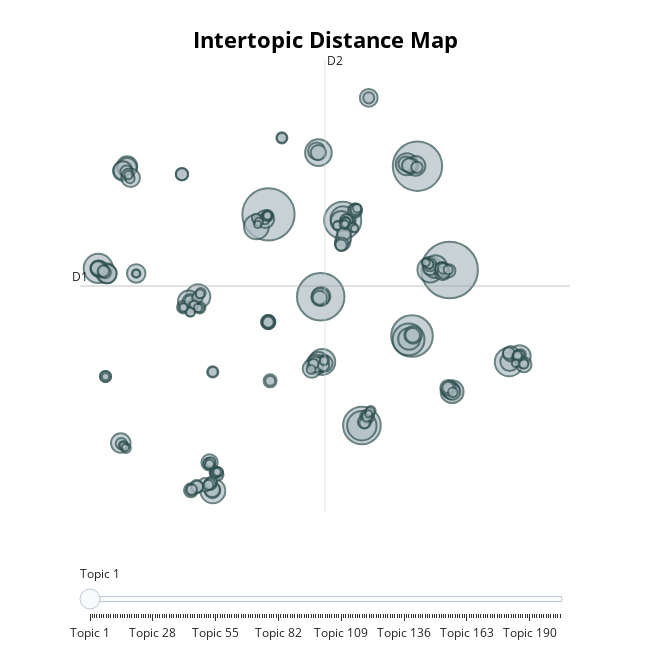

Write notebook code for a chart like this one.
### Code cell
topic_model.visualize_topics()

### Figure 1 — Plotly figure (JSON) as saved in the notebook; plotly's stock layout.template omitted (floating-point values rounded to 4 significant figures; data arrays with more than 128 entries replaced by an {"elided": "..."} marker saying what was removed)
{"data": [{"customdata": {"elided": "203x3 mixed values"}, "hovertemplate": "<b>Topic %{customdata[0]}</b><br>Words: %{customdata[1]}<br>Size: %{customdata[2]}", "legendgroup": "", "marker": {"color": "#B0BEC5", "line": {"color": "DarkSlateGrey", "width": 2}, "size": {"elided": "203 int values"}, "sizemode": "area", "sizeref": 0.3894, "symbol": "circle"}, "mode": "markers", "name": "", "orientation": "v", "showlegend": false, "type": "scatter", "x": {"elided": "203 float values"}, "xaxis": "x", "y": {"elided": "203 float values"}, "yaxis": "y"}], "layout": {"annotations": [{"showarrow": false, "text": "D1", "x": -8.795, "y": 4.148, "yshift": 10}, {"showarrow": false, "text": "D2", "x": 6.953, "xshift": 10, "y": 18.78}], "height": 650, "hoverlabel": {"bgcolor": "white", "font": {"family": "Rockwell", "size": 16}}, "legend": {"itemsizing": "constant", "tracegroupgap": 0}, "margin": {"t": 60}, "shapes": [{"line": {"color": "#CFD8DC", "width": 2}, "type": "line", "x0": 6.953, "x1": 6.953, "y0": -10.48, "y1": 18.78}, {"line": {"color": "#9E9E9E", "width": 2}, "type": "line", "x0": -8.795, "x1": 22.7, "y0": 4.148, "y1": 4.148}], "sliders": [{"active": 0, "pad": {"t": 50}, "steps": [{"args": [{"marker.color": {"elided": "1x203 str values"}}], "label": "Topic 1", "method": "update"}, {"args": [{"marker.color": {"elided": "1x203 str values"}}], "label": "Topic 2", "method": "update"}, {"args": [{"marker.color": {"elided": "1x203 str values"}}], "label": "Topic 3", "method": "update"}, {"args": [{"marker.color": {"elided": "1x203 str values"}}], "label": "Topic 4", "method": "update"}, {"args": [{"marker.color": {"elided": "1x203 str values"}}], "label": "Topic 5", "method": "update"}, {"args": [{"marker.color": {"elided": "1x203 str values"}}], "label": "Topic 6", "method": "update"}, {"args": [{"marker.color": {"elided": "1x203 str values"}}], "label": "Topic 7", "method": "update"}, {"args": [{"marker.color": {"elided": "1x203 str values"}}], "label": "Topic 8", "method": "update"}, {"args": [{"marker.color": {"elided": "1x203 str values"}}], "label": "Topic 9", "method": "update"}, {"args": [{"marker.color": {"elided": "1x203 str values"}}], "label": "Topic 10", "method": "update"}, {"args": [{"marker.color": {"elided": "1x203 str values"}}], "label": "Topic 11", "method": "update"}, {"args": [{"marker.color": {"elided": "1x203 str values"}}], "label": "Topic 12", "method": "update"}, {"args": [{"marker.color": {"elided": "1x203 str values"}}], "label": "Topic 13", "method": "update"}, {"args": [{"marker.color": {"elided": "1x203 str values"}}], "label": "Topic 14", "method": "update"}, {"args": [{"marker.color": {"elided": "1x203 str values"}}], "label": "Topic 15", "method": "update"}, {"args": [{"marker.color": {"elided": "1x203 str values"}}], "label": "Topic 16", "method": "update"}, {"args": [{"marker.color": {"elided": "1x203 str values"}}], "label": "Topic 17", "method": "update"}, {"args": [{"marker.color": {"elided": "1x203 str values"}}], "label": "Topic 18", "method": "update"}, {"args": [{"marker.color": {"elided": "1x203 str values"}}], "label": "Topic 19", "method": "update"}, {"args": [{"marker.color": {"elided": "1x203 str values"}}], "label": "Topic 20", "method": "update"}, {"args": [{"marker.color": {"elided": "1x203 str values"}}], "label": "Topic 21", "method": "update"}, {"args": [{"marker.color": {"elided": "1x203 str values"}}], "label": "Topic 22", "method": "update"}, {"args": [{"marker.color": {"elided": "1x203 str values"}}], "label": "Topic 23", "method": "update"}, {"args": [{"marker.color": {"elided": "1x203 str values"}}], "label": "Topic 24", "method": "update"}, {"args": [{"marker.color": {"elided": "1x203 str values"}}], "label": "Topic 25", "method": "update"}, {"args": [{"marker.color": {"elided": "1x203 str values"}}], "label": "Topic 26", "method": "update"}, {"args": [{"marker.color": {"elided": "1x203 str values"}}], "label": "Topic 27", "method": "update"}, {"args": [{"marker.color": {"elided": "1x203 str values"}}], "label": "Topic 28", "method": "update"}, {"args": [{"marker.color": {"elided": "1x203 str values"}}], "label": "Topic 29", "method": "update"}, {"args": [{"marker.color": {"elided": "1x203 str values"}}], "label": "Topic 30", "method": "update"}, {"args": [{"marker.color": {"elided": "1x203 str values"}}], "label": "Topic 31", "method": "update"}, {"args": [{"marker.color": {"elided": "1x203 str values"}}], "label": "Topic 32", "method": "update"}, {"args": [{"marker.color": {"elided": "1x203 str values"}}], "label": "Topic 33", "method": "update"}, {"args": [{"marker.color": {"elided": "1x203 str values"}}], "label": "Topic 34", "method": "update"}, {"args": [{"marker.color": {"elided": "1x203 str values"}}], "label": "Topic 35", "method": "update"}, {"args": [{"marker.color": {"elided": "1x203 str values"}}], "label": "Topic 36", "method": "update"}, {"args": [{"marker.color": {"elided": "1x203 str values"}}], "label": "Topic 37", "method": "update"}, {"args": [{"marker.color": {"elided": "1x203 str values"}}], "label": "Topic 38", "method": "update"}, {"args": [{"marker.color": {"elided": "1x203 str values"}}], "label": "Topic 39", "method": "update"}, {"args": [{"marker.color": {"elided": "1x203 str values"}}], "label": "Topic 40", "method": "update"}, {"args": [{"marker.color": {"elided": "1x203 str values"}}], "label": "Topic 41", "method": "update"}, {"args": [{"marker.color": {"elided": "1x203 str values"}}], "label": "Topic 42", "method": "update"}, {"args": [{"marker.color": {"elided": "1x203 str values"}}], "label": "Topic 43", "method": "update"}, {"args": [{"marker.color": {"elided": "1x203 str values"}}], "label": "Topic 44", "method": "update"}, {"args": [{"marker.color": {"elided": "1x203 str values"}}], "label": "Topic 45", "method": "update"}, {"args": [{"marker.color": {"elided": "1x203 str values"}}], "label": "Topic 46", "method": "update"}, {"args": [{"marker.color": {"elided": "1x203 str values"}}], "label": "Topic 47", "method": "update"}, {"args": [{"marker.color": {"elided": "1x203 str values"}}], "label": "Topic 48", "method": "update"}, {"args": [{"marker.color": {"elided": "1x203 str values"}}], "label": "Topic 49", "method": "update"}, {"args": [{"marker.color": {"elided": "1x203 str values"}}], "label": "Topic 50", "method": "update"}, {"args": [{"marker.color": {"elided": "1x203 str values"}}], "label": "Topic 51", "method": "update"}, {"args": [{"marker.color": {"elided": "1x203 str values"}}], "label": "Topic 52", "method": "update"}, {"args": [{"marker.color": {"elided": "1x203 str values"}}], "label": "Topic 53", "method": "update"}, {"args": [{"marker.color": {"elided": "1x203 str values"}}], "label": "Topic 54", "method": "update"}, {"args": [{"marker.color": {"elided": "1x203 str values"}}], "label": "Topic 55", "method": "update"}, {"args": [{"marker.color": {"elided": "1x203 str values"}}], "label": "Topic 56", "method": "update"}, {"args": [{"marker.color": {"elided": "1x203 str values"}}], "label": "Topic 57", "method": "update"}, {"args": [{"marker.color": {"elided": "1x203 str values"}}], "label": "Topic 58", "method": "update"}, {"args": [{"marker.color": {"elided": "1x203 str values"}}], "label": "Topic 59", "method": "update"}, {"args": [{"marker.color": {"elided": "1x203 str values"}}], "label": "Topic 60", "method": "update"}, {"args": [{"marker.color": {"elided": "1x203 str values"}}], "label": "Topic 61", "method": "update"}, {"args": [{"marker.color": {"elided": "1x203 str values"}}], "label": "Topic 62", "method": "update"}, {"args": [{"marker.color": {"elided": "1x203 str values"}}], "label": "Topic 63", "method": "update"}, {"args": [{"marker.color": {"elided": "1x203 str values"}}], "label": "Topic 64", "method": "update"}, {"args": [{"marker.color": {"elided": "1x203 str values"}}], "label": "Topic 65", "method": "update"}, {"args": [{"marker.color": {"elided": "1x203 str values"}}], "label": "Topic 66", "method": "update"}, {"args": [{"marker.color": {"elided": "1x203 str values"}}], "label": "Topic 67", "method": "update"}, {"args": [{"marker.color": {"elided": "1x203 str values"}}], "label": "Topic 68", "method": "update"}, {"args": [{"marker.color": {"elided": "1x203 str values"}}], "label": "Topic 69", "method": "update"}, {"args": [{"marker.color": {"elided": "1x203 str values"}}], "label": "Topic 70", "method": "update"}, {"args": [{"marker.color": {"elided": "1x203 str values"}}], "label": "Topic 71", "method": "update"}, {"args": [{"marker.color": {"elided": "1x203 str values"}}], "label": "Topic 72", "method": "update"}, {"args": [{"marker.color": {"elided": "1x203 str values"}}], "label": "Topic 73", "method": "update"}, {"args": [{"marker.color": {"elided": "1x203 str values"}}], "label": "Topic 74", "method": "update"}, {"args": [{"marker.color": {"elided": "1x203 str values"}}], "label": "Topic 75", "method": "update"}, {"args": [{"marker.color": {"elided": "1x203 str values"}}], "label": "Topic 76", "method": "update"}, {"args": [{"marker.color": {"elided": "1x203 str values"}}], "label": "Topic 77", "method": "update"}, {"args": [{"marker.color": {"elided": "1x203 str values"}}], "label": "Topic 78", "method": "update"}, {"args": [{"marker.color": {"elided": "1x203 str values"}}], "label": "Topic 79", "method": "update"}, {"args": [{"marker.color": {"elided": "1x203 str values"}}], "label": "Topic 80", "method": "update"}, {"args": [{"marker.color": {"elided": "1x203 str values"}}], "label": "Topic 81", "method": "update"}, {"args": [{"marker.color": {"elided": "1x203 str values"}}], "label": "Topic 82", "method": "update"}, {"args": [{"marker.color": {"elided": "1x203 str values"}}], "label": "Topic 83", "method": "update"}, {"args": [{"marker.color": {"elided": "1x203 str values"}}], "label": "Topic 84", "method": "update"}, {"args": [{"marker.color": {"elided": "1x203 str values"}}], "label": "Topic 85", "method": "update"}, {"args": [{"marker.color": {"elided": "1x203 str values"}}], "label": "Topic 86", "method": "update"}, {"args": [{"marker.color": {"elided": "1x203 str values"}}], "label": "Topic 87", "method": "update"}, {"args": [{"marker.color": {"elided": "1x203 str values"}}], "label": "Topic 88", "method": "update"}, {"args": [{"marker.color": {"elided": "1x203 str values"}}], "label": "Topic 89", "method": "update"}, {"args": [{"marker.color": {"elided": "1x203 str values"}}], "label": "Topic 90", "method": "update"}, {"args": [{"marker.color": {"elided": "1x203 str values"}}], "label": "Topic 91", "method": "update"}, {"args": [{"marker.color": {"elided": "1x203 str values"}}], "label": "Topic 92", "method": "update"}, {"args": [{"marker.color": {"elided": "1x203 str values"}}], "label": "Topic 93", "method": "update"}, {"args": [{"marker.color": {"elided": "1x203 str values"}}], "label": "Topic 94", "method": "update"}, {"args": [{"marker.color": {"elided": "1x203 str values"}}], "label": "Topic 95", "method": "update"}, {"args": [{"marker.color": {"elided": "1x203 str values"}}], "label": "Topic 96", "method": "update"}, {"args": [{"marker.color": {"elided": "1x203 str values"}}], "label": "Topic 97", "method": "update"}, {"args": [{"marker.color": {"elided": "1x203 str values"}}], "label": "Topic 98", "method": "update"}, {"args": [{"marker.color": {"elided": "1x203 str values"}}], "label": "Topic 99", "method": "update"}, {"args": [{"marker.color": {"elided": "1x203 str values"}}], "label": "Topic 100", "method": "update"}, {"args": [{"marker.color": {"elided": "1x203 str values"}}], "label": "Topic 101", "method": "update"}, {"args": [{"marker.color": {"elided": "1x203 str values"}}], "label": "Topic 102", "method": "update"}, {"args": [{"marker.color": {"elided": "1x203 str values"}}], "label": "Topic 103", "method": "update"}, {"args": [{"marker.color": {"elided": "1x203 str values"}}], "label": "Topic 104", "method": "update"}, {"args": [{"marker.color": {"elided": "1x203 str values"}}], "label": "Topic 105", "method": "update"}, {"args": [{"marker.color": {"elided": "1x203 str values"}}], "label": "Topic 106", "method": "update"}, {"args": [{"marker.color": {"elided": "1x203 str values"}}], "label": "Topic 107", "method": "update"}, {"args": [{"marker.color": {"elided": "1x203 str values"}}], "label": "Topic 108", "method": "update"}, {"args": [{"marker.color": {"elided": "1x203 str values"}}], "label": "Topic 109", "method": "update"}, {"args": [{"marker.color": {"elided": "1x203 str values"}}], "label": "Topic 110", "method": "update"}, {"args": [{"marker.color": {"elided": "1x203 str values"}}], "label": "Topic 111", "method": "update"}, {"args": [{"marker.color": {"elided": "1x203 str values"}}], "label": "Topic 112", "method": "update"}, {"args": [{"marker.color": {"elided": "1x203 str values"}}], "label": "Topic 113", "method": "update"}, {"args": [{"marker.color": {"elided": "1x203 str values"}}], "label": "Topic 114", "method": "update"}, {"args": [{"marker.color": {"elided": "1x203 str values"}}], "label": "Topic 115", "method": "update"}, {"args": [{"marker.color": {"elided": "1x203 str values"}}], "label": "Topic 116", "method": "update"}, {"args": [{"marker.color": {"elided": "1x203 str values"}}], "label": "Topic 117", "method": "update"}, {"args": [{"marker.color": {"elided": "1x203 str values"}}], "label": "Topic 118", "method": "update"}, {"args": [{"marker.color": {"elided": "1x203 str values"}}], "label": "Topic 119", "method": "update"}, {"args": [{"marker.color": {"elided": "1x203 str values"}}], "label": "Topic 120", "method": "update"}, {"args": [{"marker.color": {"elided": "1x203 str values"}}], "label": "Topic 121", "method": "update"}, {"args": [{"marker.color": {"elided": "1x203 str values"}}], "label": "Topic 122", "method": "update"}, {"args": [{"marker.color": {"elided": "1x203 str values"}}], "label": "Topic 123", "method": "update"}, {"args": [{"marker.color": {"elided": "1x203 str values"}}], "label": "Topic 124", "method": "update"}, {"args": [{"marker.color": {"elided": "1x203 str values"}}], "label": "Topic 125", "method": "update"}, {"args": [{"marker.color": {"elided": "1x203 str values"}}], "label": "Topic 126", "method": "update"}, {"args": [{"marker.color": {"elided": "1x203 str values"}}], "label": "Topic 127", "method": "update"}, {"args": [{"marker.color": {"elided": "1x203 str values"}}], "label": "Topic 128", "method": "update"}, {"args": [{"marker.color": {"elided": "1x203 str values"}}], "label": "Topic 129", "method": "update"}, {"args": [{"marker.color": {"elided": "1x203 str values"}}], "label": "Topic 130", "method": "update"}, {"args": [{"marker.color": {"elided": "1x203 str values"}}], "label": "Topic 131", "method": "update"}, {"args": [{"marker.color": {"elided": "1x203 str values"}}], "label": "Topic 132", "method": "update"}, {"args": [{"marker.color": {"elided": "1x203 str values"}}], "label": "Topic 133", "method": "update"}, {"args": [{"marker.color": {"elided": "1x203 str values"}}], "label": "Topic 134", "method": "update"}, {"args": [{"marker.color": {"elided": "1x203 str values"}}], "label": "Topic 135", "method": "update"}, {"args": [{"marker.color": {"elided": "1x203 str values"}}], "label": "Topic 136", "method": "update"}, {"args": [{"marker.color": {"elided": "1x203 str values"}}], "label": "Topic 137", "method": "update"}, {"args": [{"marker.color": {"elided": "1x203 str values"}}], "label": "Topic 138", "method": "update"}, {"args": [{"marker.color": {"elided": "1x203 str values"}}], "label": "Topic 139", "method": "update"}, {"args": [{"marker.color": {"elided": "1x203 str values"}}], "label": "Topic 140", "method": "update"}, {"args": [{"marker.color": {"elided": "1x203 str values"}}], "label": "Topic 141", "method": "update"}, {"args": [{"marker.color": {"elided": "1x203 str values"}}], "label": "Topic 142", "method": "update"}, {"args": [{"marker.color": {"elided": "1x203 str values"}}], "label": "Topic 143", "method": "update"}, {"args": [{"marker.color": {"elided": "1x203 str values"}}], "label": "Topic 144", "method": "update"}, {"args": [{"marker.color": {"elided": "1x203 str values"}}], "label": "Topic 145", "method": "update"}, {"args": [{"marker.color": {"elided": "1x203 str values"}}], "label": "Topic 146", "method": "update"}, {"args": [{"marker.color": {"elided": "1x203 str values"}}], "label": "Topic 147", "method": "update"}, {"args": [{"marker.color": {"elided": "1x203 str values"}}], "label": "Topic 148", "method": "update"}, {"args": [{"marker.color": {"elided": "1x203 str values"}}], "label": "Topic 149", "method": "update"}, {"args": [{"marker.color": {"elided": "1x203 str values"}}], "label": "Topic 150", "method": "update"}, {"args": [{"marker.color": {"elided": "1x203 str values"}}], "label": "Topic 151", "method": "update"}, {"args": [{"marker.color": {"elided": "1x203 str values"}}], "label": "Topic 152", "method": "update"}, {"args": [{"marker.color": {"elided": "1x203 str values"}}], "label": "Topic 153", "method": "update"}, {"args": [{"marker.color": {"elided": "1x203 str values"}}], "label": "Topic 154", "method": "update"}, {"args": [{"marker.color": {"elided": "1x203 str values"}}], "label": "Topic 155", "method": "update"}, {"args": [{"marker.color": {"elided": "1x203 str values"}}], "label": "Topic 156", "method": "update"}, {"args": [{"marker.color": {"elided": "1x203 str values"}}], "label": "Topic 157", "method": "update"}, {"args": [{"marker.color": {"elided": "1x203 str values"}}], "label": "Topic 158", "method": "update"}, {"args": [{"marker.color": {"elided": "1x203 str values"}}], "label": "Topic 159", "method": "update"}, {"args": [{"marker.color": {"elided": "1x203 str values"}}], "label": "Topic 160", "method": "update"}, {"args": [{"marker.color": {"elided": "1x203 str values"}}], "label": "Topic 161", "method": "update"}, {"args": [{"marker.color": {"elided": "1x203 str values"}}], "label": "Topic 162", "method": "update"}, {"args": [{"marker.color": {"elided": "1x203 str values"}}], "label": "Topic 163", "method": "update"}, {"args": [{"marker.color": {"elided": "1x203 str values"}}], "label": "Topic 164", "method": "update"}, {"args": [{"marker.color": {"elided": "1x203 str values"}}], "label": "Topic 165", "method": "update"}, {"args": [{"marker.color": {"elided": "1x203 str values"}}], "label": "Topic 166", "method": "update"}, {"args": [{"marker.color": {"elided": "1x203 str values"}}], "label": "Topic 167", "method": "update"}, {"args": [{"marker.color": {"elided": "1x203 str values"}}], "label": "Topic 168", "method": "update"}, {"args": [{"marker.color": {"elided": "1x203 str values"}}], "label": "Topic 169", "method": "update"}, {"args": [{"marker.color": {"elided": "1x203 str values"}}], "label": "Topic 170", "method": "update"}, {"args": [{"marker.color": {"elided": "1x203 str values"}}], "label": "Topic 171", "method": "update"}, {"args": [{"marker.color": {"elided": "1x203 str values"}}], "label": "Topic 172", "method": "update"}, {"args": [{"marker.color": {"elided": "1x203 str values"}}], "label": "Topic 173", "method": "update"}, {"args": [{"marker.color": {"elided": "1x203 str values"}}], "label": "Topic 174", "method": "update"}, {"args": [{"marker.color": {"elided": "1x203 str values"}}], "label": "Topic 175", "method": "update"}, {"args": [{"marker.color": {"elided": "1x203 str values"}}], "label": "Topic 176", "method": "update"}, {"args": [{"marker.color": {"elided": "1x203 str values"}}], "label": "Topic 177", "method": "update"}, {"args": [{"marker.color": {"elided": "1x203 str values"}}], "label": "Topic 178", "method": "update"}, {"args": [{"marker.color": {"elided": "1x203 str values"}}], "label": "Topic 179", "method": "update"}, {"args": [{"marker.color": {"elided": "1x203 str values"}}], "label": "Topic 180", "method": "update"}, {"args": [{"marker.color": {"elided": "1x203 str values"}}], "label": "Topic 181", "method": "update"}, {"args": [{"marker.color": {"elided": "1x203 str values"}}], "label": "Topic 182", "method": "update"}, {"args": [{"marker.color": {"elided": "1x203 str values"}}], "label": "Topic 183", "method": "update"}, {"args": [{"marker.color": {"elided": "1x203 str values"}}], "label": "Topic 184", "method": "update"}, {"args": [{"marker.color": {"elided": "1x203 str values"}}], "label": "Topic 185", "method": "update"}, {"args": [{"marker.color": {"elided": "1x203 str values"}}], "label": "Topic 186", "method": "update"}, {"args": [{"marker.color": {"elided": "1x203 str values"}}], "label": "Topic 187", "method": "update"}, {"args": [{"marker.color": {"elided": "1x203 str values"}}], "label": "Topic 188", "method": "update"}, {"args": [{"marker.color": {"elided": "1x203 str values"}}], "label": "Topic 189", "method": "update"}, {"args": [{"marker.color": {"elided": "1x203 str values"}}], "label": "Topic 190", "method": "update"}, {"args": [{"marker.color": {"elided": "1x203 str values"}}], "label": "Topic 191", "method": "update"}, {"args": [{"marker.color": {"elided": "1x203 str values"}}], "label": "Topic 192", "method": "update"}, {"args": [{"marker.color": {"elided": "1x203 str values"}}], "label": "Topic 193", "method": "update"}, {"args": [{"marker.color": {"elided": "1x203 str values"}}], "label": "Topic 194", "method": "update"}, {"args": [{"marker.color": {"elided": "1x203 str values"}}], "label": "Topic 195", "method": "update"}, {"args": [{"marker.color": {"elided": "1x203 str values"}}], "label": "Topic 196", "method": "update"}, {"args": [{"marker.color": {"elided": "1x203 str values"}}], "label": "Topic 197", "method": "update"}, {"args": [{"marker.color": {"elided": "1x203 str values"}}], "label": "Topic 198", "method": "update"}, {"args": [{"marker.color": {"elided": "1x203 str values"}}], "label": "Topic 199", "method": "update"}, {"args": [{"marker.color": {"elided": "1x203 str values"}}], "label": "Topic 200", "method": "update"}, {"args": [{"marker.color": {"elided": "1x203 str values"}}], "label": "Topic 201", "method": "update"}, {"args": [{"marker.color": {"elided": "1x203 str values"}}], "label": "Topic 202", "method": "update"}, {"args": [{"marker.color": {"elided": "1x203 str values"}}], "label": "Topic 203", "method": "update"}]}], "title": {"font": {"color": "Black", "size": 22}, "text": "<b>Intertopic Distance Map", "x": 0.5, "xanchor": "center", "y": 0.95, "yanchor": "top"}, "width": 650, "xaxis": {"anchor": "y", "domain": [0, 1], "range": [-8.795, 22.7], "title": {"text": ""}, "visible": false}, "yaxis": {"anchor": "x", "domain": [0, 1], "range": [-10.48, 18.78], "title": {"text": ""}, "visible": false}}}
